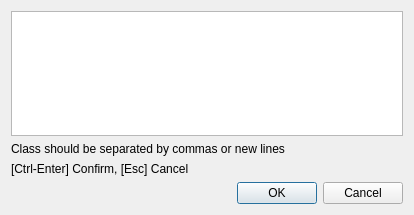
<?xml version="1.0" encoding="UTF-8"?>
<ui version="4.0">
 <class>Dialog</class>
 <widget class="QDialog" name="Dialog">
  <property name="geometry">
   <rect>
    <x>0</x>
    <y>0</y>
    <width>414</width>
    <height>215</height>
   </rect>
  </property>
  <property name="windowTitle">
   <string>Add Labels</string>
  </property>
  <property name="modal">
   <bool>true</bool>
  </property>
  <layout class="QVBoxLayout" name="verticalLayout">
   <item>
    <widget class="QTextEdit" name="textEdit">
     <property name="inputMethodHints">
      <set>Qt::InputMethodHint::ImhLowercaseOnly|Qt::InputMethodHint::ImhMultiLine</set>
     </property>
    </widget>
   </item>
   <item>
    <widget class="QLabel" name="label">
     <property name="text">
      <string>Class should be separated by commas or new lines</string>
     </property>
    </widget>
   </item>
   <item>
    <widget class="QLabel" name="label_2">
     <property name="text">
      <string>[Ctrl-Enter] Confirm, [Esc] Cancel</string>
     </property>
    </widget>
   </item>
   <item>
    <widget class="QDialogButtonBox" name="buttonBox">
     <property name="orientation">
      <enum>Qt::Orientation::Horizontal</enum>
     </property>
     <property name="standardButtons">
      <set>QDialogButtonBox::StandardButton::Cancel|QDialogButtonBox::StandardButton::Ok</set>
     </property>
     <property name="centerButtons">
      <bool>false</bool>
     </property>
    </widget>
   </item>
  </layout>
  <action name="actionA">
   <property name="text">
    <string>A</string>
   </property>
   <property name="shortcut">
    <string>Ctrl+Return</string>
   </property>
   <property name="menuRole">
    <enum>QAction::MenuRole::NoRole</enum>
   </property>
  </action>
 </widget>
 <resources/>
 <connections>
  <connection>
   <sender>buttonBox</sender>
   <signal>accepted()</signal>
   <receiver>Dialog</receiver>
   <slot>accept()</slot>
   <hints>
    <hint type="sourcelabel">
     <x>248</x>
     <y>254</y>
    </hint>
    <hint type="destinationlabel">
     <x>157</x>
     <y>274</y>
    </hint>
   </hints>
  </connection>
  <connection>
   <sender>buttonBox</sender>
   <signal>rejected()</signal>
   <receiver>Dialog</receiver>
   <slot>reject()</slot>
   <hints>
    <hint type="sourcelabel">
     <x>316</x>
     <y>260</y>
    </hint>
    <hint type="destinationlabel">
     <x>286</x>
     <y>274</y>
    </hint>
   </hints>
  </connection>
 </connections>
</ui>
